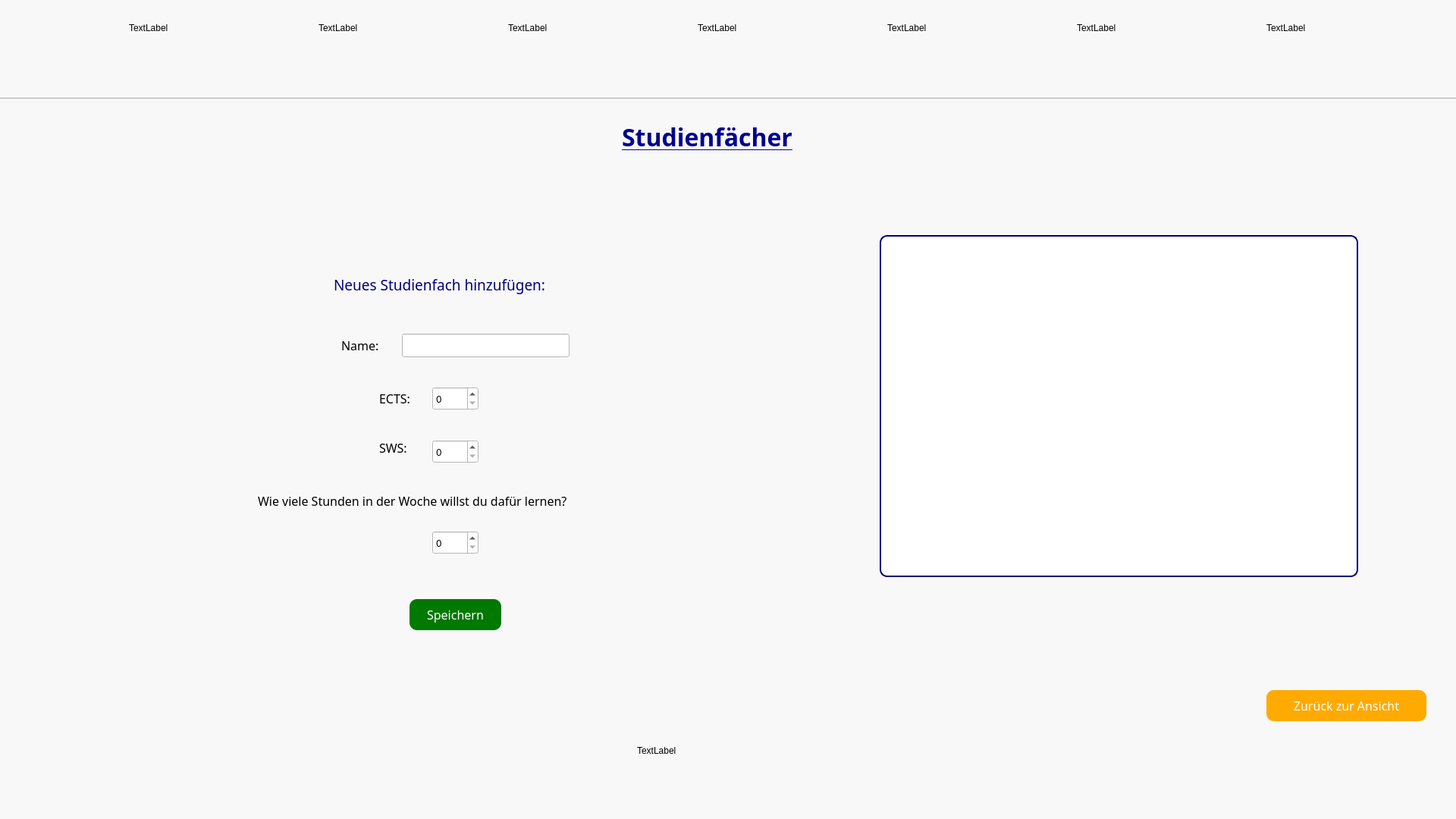
<?xml version="1.0" encoding="UTF-8"?>
<ui version="4.0">
 <class>studifaecher</class>
 <widget class="QDialog" name="studifaecher">
  <property name="geometry">
   <rect>
    <x>0</x>
    <y>0</y>
    <width>1920</width>
    <height>1080</height>
   </rect>
  </property>
  <property name="windowTitle">
   <string>Dialog</string>
  </property>
  <property name="styleSheet">
   <string notr="true">background-color: rgb(248, 248, 248);
</string>
  </property>
  <widget class="QLabel" name="label">
   <property name="geometry">
    <rect>
     <x>820</x>
     <y>140</y>
     <width>271</width>
     <height>81</height>
    </rect>
   </property>
   <property name="font">
    <font>
     <family>MV Boli</family>
     <pointsize>24</pointsize>
    </font>
   </property>
   <property name="styleSheet">
    <string notr="true">color: rgb(0, 0, 144);</string>
   </property>
   <property name="text">
    <string>&lt;html&gt;&lt;head/&gt;&lt;body&gt;&lt;p&gt;&lt;span style=&quot; font-weight:600; text-decoration: underline;&quot;&gt;Studienfächer&lt;/span&gt;&lt;/p&gt;&lt;/body&gt;&lt;/html&gt;</string>
   </property>
  </widget>
  <widget class="QLabel" name="label_2">
   <property name="geometry">
    <rect>
     <x>450</x>
     <y>440</y>
     <width>61</width>
     <height>31</height>
    </rect>
   </property>
   <property name="font">
    <font>
     <family>MV Boli</family>
     <pointsize>12</pointsize>
    </font>
   </property>
   <property name="text">
    <string>Name:</string>
   </property>
  </widget>
  <widget class="QLabel" name="label_3">
   <property name="geometry">
    <rect>
     <x>500</x>
     <y>580</y>
     <width>51</width>
     <height>21</height>
    </rect>
   </property>
   <property name="font">
    <font>
     <family>MV Boli</family>
     <pointsize>12</pointsize>
    </font>
   </property>
   <property name="text">
    <string>SWS:</string>
   </property>
  </widget>
  <widget class="QLabel" name="label_4">
   <property name="geometry">
    <rect>
     <x>500</x>
     <y>510</y>
     <width>55</width>
     <height>31</height>
    </rect>
   </property>
   <property name="font">
    <font>
     <family>MV Boli</family>
     <pointsize>12</pointsize>
    </font>
   </property>
   <property name="text">
    <string>ECTS:</string>
   </property>
  </widget>
  <widget class="QLabel" name="label_5">
   <property name="geometry">
    <rect>
     <x>340</x>
     <y>640</y>
     <width>571</width>
     <height>41</height>
    </rect>
   </property>
   <property name="font">
    <font>
     <family>MV Boli</family>
     <pointsize>12</pointsize>
    </font>
   </property>
   <property name="text">
    <string>Wie viele Stunden in der Woche willst du dafür lernen?</string>
   </property>
  </widget>
  <widget class="QLineEdit" name="name">
   <property name="geometry">
    <rect>
     <x>530</x>
     <y>440</y>
     <width>221</width>
     <height>31</height>
    </rect>
   </property>
   <property name="font">
    <font>
     <family>MV Boli</family>
     <pointsize>11</pointsize>
    </font>
   </property>
   <property name="styleSheet">
    <string notr="true">background-color: rgb(255, 255, 255);</string>
   </property>
  </widget>
  <widget class="QSpinBox" name="sws">
   <property name="geometry">
    <rect>
     <x>570</x>
     <y>580</y>
     <width>61</width>
     <height>31</height>
    </rect>
   </property>
   <property name="font">
    <font>
     <family>MV Boli</family>
     <pointsize>10</pointsize>
    </font>
   </property>
   <property name="styleSheet">
    <string notr="true">background-color: rgb(255, 255, 255);</string>
   </property>
  </widget>
  <widget class="QSpinBox" name="ects">
   <property name="geometry">
    <rect>
     <x>570</x>
     <y>510</y>
     <width>61</width>
     <height>31</height>
    </rect>
   </property>
   <property name="font">
    <font>
     <family>MV Boli</family>
     <pointsize>10</pointsize>
    </font>
   </property>
   <property name="styleSheet">
    <string notr="true">background-color: rgb(255, 255, 255);</string>
   </property>
  </widget>
  <widget class="QSpinBox" name="stunden">
   <property name="geometry">
    <rect>
     <x>570</x>
     <y>700</y>
     <width>61</width>
     <height>31</height>
    </rect>
   </property>
   <property name="font">
    <font>
     <family>MV Boli</family>
     <pointsize>10</pointsize>
    </font>
   </property>
   <property name="styleSheet">
    <string notr="true">background-color: rgb(255, 255, 255);</string>
   </property>
  </widget>
  <widget class="QPushButton" name="abbrechen">
   <property name="geometry">
    <rect>
     <x>1670</x>
     <y>910</y>
     <width>211</width>
     <height>41</height>
    </rect>
   </property>
   <property name="font">
    <font>
     <family>MV Boli</family>
     <pointsize>12</pointsize>
    </font>
   </property>
   <property name="styleSheet">
    <string notr="true">
QPushButton
{
 
  border-radius: 10px;
  padding: 0 8px;
background-color: rgb(255, 170, 0);
color: rgb(255, 255, 255);
}</string>
   </property>
   <property name="text">
    <string>Zurück zur Ansicht</string>
   </property>
  </widget>
  <widget class="QTableView" name="faecher">
   <property name="geometry">
    <rect>
     <x>1160</x>
     <y>310</y>
     <width>631</width>
     <height>451</height>
    </rect>
   </property>
   <property name="styleSheet">
    <string notr="true">QTableView

{
  border: 2px solid rgb(0, 0, 127);
  border-radius: 10px;
  padding: 0 8px;
background-color: rgb(255, 255, 255);
}</string>
   </property>
  </widget>
  <widget class="QLabel" name="label_6">
   <property name="geometry">
    <rect>
     <x>440</x>
     <y>350</y>
     <width>351</width>
     <height>51</height>
    </rect>
   </property>
   <property name="font">
    <font>
     <family>MV Boli</family>
     <pointsize>14</pointsize>
    </font>
   </property>
   <property name="styleSheet">
    <string notr="true">color: rgb(0, 0, 127);

</string>
   </property>
   <property name="text">
    <string>Neues Studienfach hinzufügen:</string>
   </property>
  </widget>
  <widget class="QPushButton" name="speichern">
   <property name="geometry">
    <rect>
     <x>540</x>
     <y>790</y>
     <width>121</width>
     <height>41</height>
    </rect>
   </property>
   <property name="font">
    <font>
     <family>MV Boli</family>
     <pointsize>12</pointsize>
    </font>
   </property>
   <property name="styleSheet">
    <string notr="true">QPushButton
{
 
  border-radius: 10px;
  padding: 0 8px;
background-color: rgb(0, 121, 0);
color: rgb(255, 255, 255);
}</string>
   </property>
   <property name="text">
    <string>Speichern</string>
   </property>
  </widget>
  <widget class="Line" name="line">
   <property name="geometry">
    <rect>
     <x>0</x>
     <y>120</y>
     <width>1921</width>
     <height>21</height>
    </rect>
   </property>
   <property name="orientation">
    <enum>Qt::Horizontal</enum>
   </property>
  </widget>
  <widget class="QLabel" name="l1">
   <property name="geometry">
    <rect>
     <x>170</x>
     <y>0</y>
     <width>74</width>
     <height>74</height>
    </rect>
   </property>
   <property name="text">
    <string>TextLabel</string>
   </property>
  </widget>
  <widget class="QLabel" name="l2">
   <property name="geometry">
    <rect>
     <x>420</x>
     <y>0</y>
     <width>74</width>
     <height>74</height>
    </rect>
   </property>
   <property name="text">
    <string>TextLabel</string>
   </property>
  </widget>
  <widget class="QLabel" name="l3">
   <property name="geometry">
    <rect>
     <x>670</x>
     <y>0</y>
     <width>74</width>
     <height>74</height>
    </rect>
   </property>
   <property name="text">
    <string>TextLabel</string>
   </property>
  </widget>
  <widget class="QLabel" name="l4">
   <property name="geometry">
    <rect>
     <x>920</x>
     <y>0</y>
     <width>74</width>
     <height>74</height>
    </rect>
   </property>
   <property name="text">
    <string>TextLabel</string>
   </property>
  </widget>
  <widget class="QLabel" name="l5">
   <property name="geometry">
    <rect>
     <x>1170</x>
     <y>0</y>
     <width>74</width>
     <height>74</height>
    </rect>
   </property>
   <property name="text">
    <string>TextLabel</string>
   </property>
  </widget>
  <widget class="QLabel" name="l6">
   <property name="geometry">
    <rect>
     <x>1420</x>
     <y>0</y>
     <width>74</width>
     <height>74</height>
    </rect>
   </property>
   <property name="text">
    <string>TextLabel</string>
   </property>
  </widget>
  <widget class="QLabel" name="l7">
   <property name="geometry">
    <rect>
     <x>1670</x>
     <y>0</y>
     <width>74</width>
     <height>74</height>
    </rect>
   </property>
   <property name="text">
    <string>TextLabel</string>
   </property>
  </widget>
  <widget class="QLabel" name="logo">
   <property name="geometry">
    <rect>
     <x>840</x>
     <y>920</y>
     <width>248</width>
     <height>140</height>
    </rect>
   </property>
   <property name="text">
    <string>TextLabel</string>
   </property>
  </widget>
 </widget>
 <resources/>
 <connections/>
</ui>
